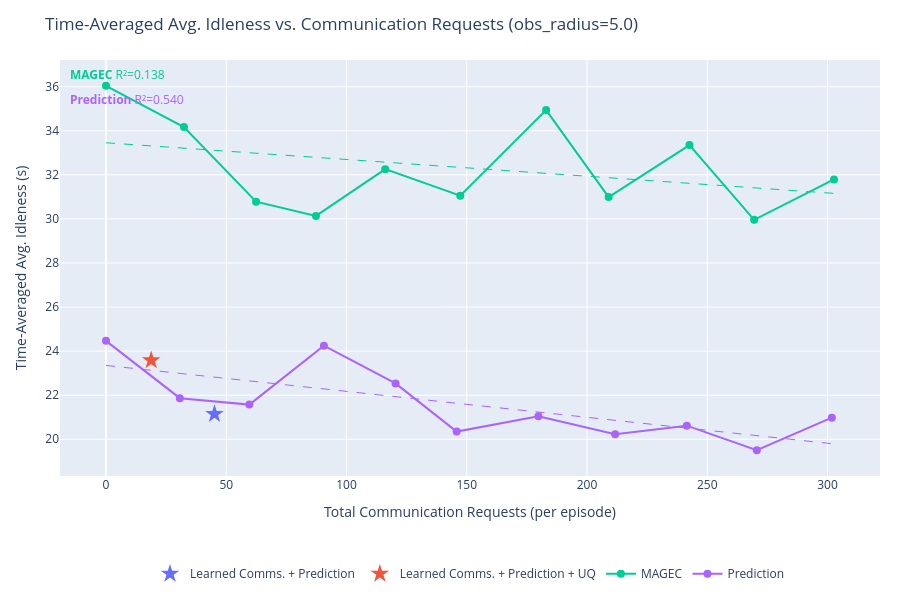
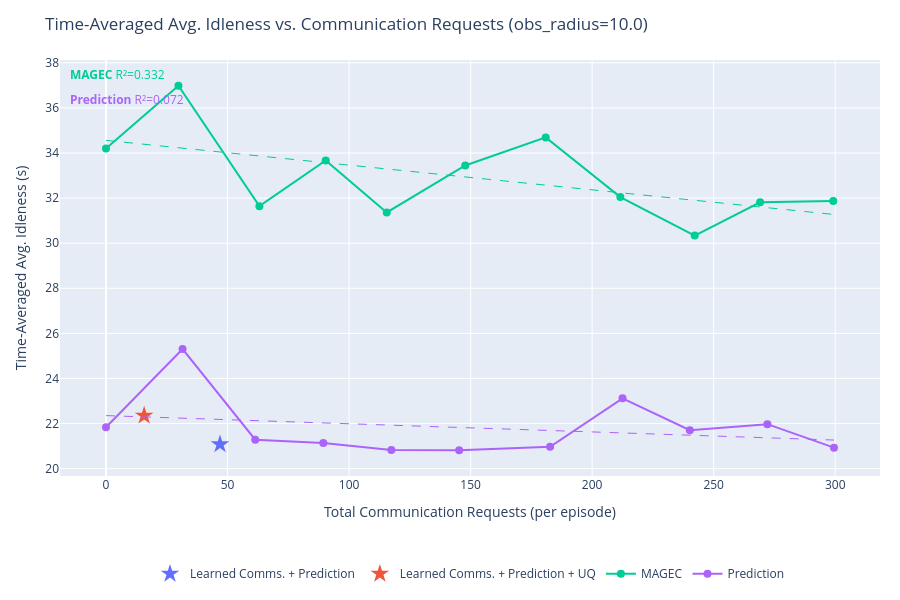
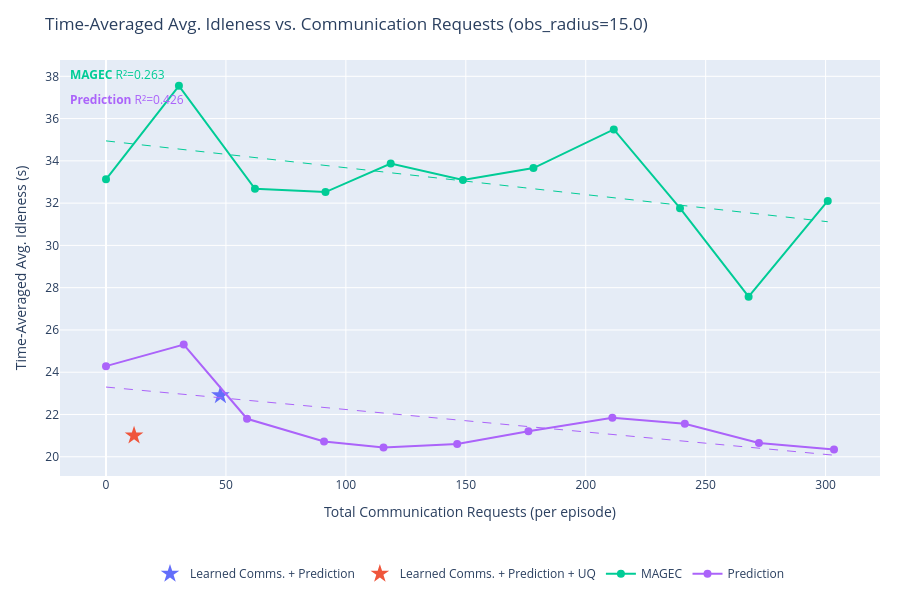
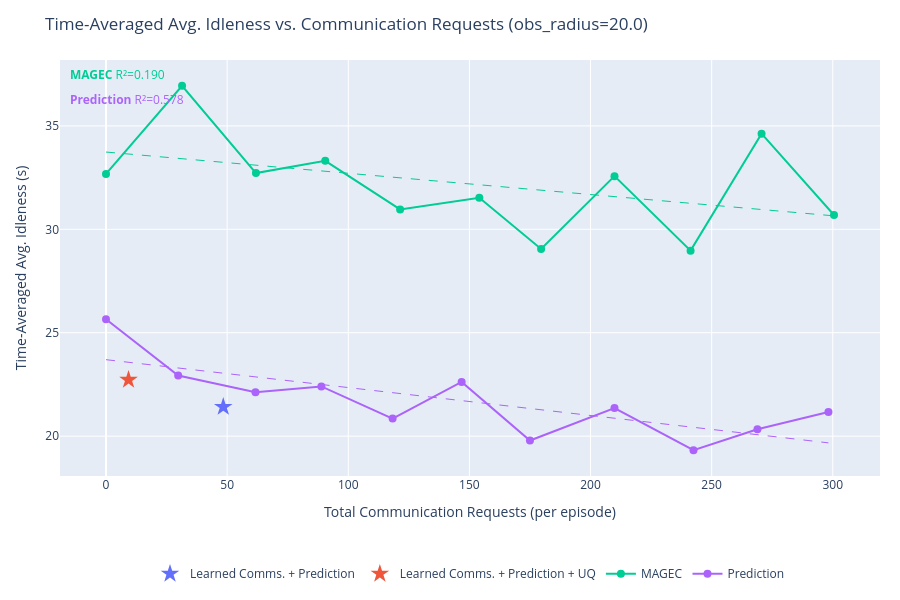

The cell these charts' notebook holds for them, in order:
### Code cell
import plotly.graph_objects as go
import plotly.express as px
import numpy as np

# SERIES_TO_PLOT = {"Learned Comms. + Prediction + UQ", "MAGEC"}
SERIES_TO_PLOT = None # Plot all

series_colors = {s: c for s, c in zip(output, px.colors.qualitative.Plotly)}


def get_requests(data):
    """Total communication requests per episode (mean over episodes)."""
    r = np.array(data['communication']['requests_made'][...])
    return float(np.mean(r.reshape(r.shape[0], -1).sum(axis=1)))


def get_idleness_mean(data):
    """Time-averaged avg. idleness, mean over episodes."""
    return float(np.mean(data['avg_idleness']))


def fit_ols_trendline(xs, ys):
    """
    Fit an OLS linear trendline y = a*x + b.
    Returns (x_smooth, y_smooth, r2).
    """
    xs, ys = np.array(xs, dtype=float), np.array(ys, dtype=float)
    coeffs = np.polyfit(xs, ys, 1)
    x_smooth = np.linspace(xs.min(), xs.max(), 200)
    y_smooth = np.polyval(coeffs, x_smooth)
    y_pred = np.polyval(coeffs, xs)
    ss_res = np.sum((ys - y_pred) ** 2)
    ss_tot = np.sum((ys - ys.mean()) ** 2)
    r2 = 1.0 - ss_res / ss_tot if ss_tot > 0 else float('nan')
    return x_smooth, y_smooth, r2


for obs_radius in obs_radii:
    fig = go.Figure()
    r2_annotations = []

    for series in output:
        if SERIES_TO_PLOT is not None and series not in SERIES_TO_PLOT:
            continue

        color = series_colors.get(series, '#888888')
        all_exps = list(output[series].keys())

        # Swept experiments: encoded as obs_radius_X_comms_Y
        swept_exps = sorted(
            [e for e in all_exps if f"obs_radius_{obs_radius:.1f}_comms_" in e],
            key=lambda e: float(e.split("_comms_")[1])
        )
        # Fixed (learned comms) experiments: encoded as obs_radius_X only
        fixed_exps = [e for e in all_exps if e == f"obs_radius_{obs_radius:.1f}"]

        if swept_exps:
            comms_ps = [float(e.split("_comms_")[1]) for e in swept_exps]
            xs = [get_requests(output[series][e]) for e in swept_exps]
            ys = [get_idleness_mean(output[series][e]) for e in swept_exps]

            fig.add_trace(go.Scatter(
                x=xs,
                y=ys,
                mode='lines+markers',
                name=series,
                line=dict(color=color),
                marker=dict(color=color, size=8),
                legendgroup=series,
                hovertemplate=[
                    f"{series}<br>comms_p={cp:.3f}<br>requests=%{{x:.1f}}<br>idleness=%{{y:.4f}}<extra></extra>"
                    for cp in comms_ps
                ],
            ))

            # OLS trendline
            if len(xs) >= 2:
                x_trend, y_trend, r2 = fit_ols_trendline(xs, ys)
                fig.add_trace(go.Scatter(
                    x=x_trend,
                    y=y_trend,
                    mode='lines',
                    name=f"{series} (fit)",
                    line=dict(color=color, dash='dash', width=1),
                    legendgroup=series,
                    showlegend=False,
                    hoverinfo='skip',
                ))
                r2_annotations.append(
                    dict(
                        text=f"<b>{series}</b> R²={r2:.3f}",
                        xref='paper', yref='paper',
                        x=0.01,
                        y=0.99 - len(r2_annotations) * 0.06,
                        xanchor='left', yanchor='top',
                        showarrow=False,
                        font=dict(color=color, size=12),
                    )
                )

        if fixed_exps:
            xs_f = [get_requests(output[series][e]) for e in fixed_exps]
            ys_f = [get_idleness_mean(output[series][e]) for e in fixed_exps]
            fig.add_trace(go.Scatter(
                x=xs_f,
                y=ys_f,
                mode='markers',
                name=series,
                marker=dict(color=color, size=14, symbol='star'),
                legendgroup=series,
                showlegend=len(swept_exps) == 0,
                hovertemplate=f"{series}<br>requests=%{{x:.1f}}<br>idleness=%{{y:.4f}}<extra></extra>",
            ))

    fig.update_layout(
        title=f"Time-Averaged Avg. Idleness vs. Communication Requests (obs_radius={obs_radius:.1f})",
        xaxis_title="Total Communication Requests (per episode)",
        yaxis_title="Time-Averaged Avg. Idleness (s)",
        height=600,
        hovermode='closest',
        autosize=True,
        margin=dict(l=60, r=20, t=60, b=120),
        legend=dict(orientation='h', yanchor='top', y=-0.2, xanchor='center', x=0.5),
        annotations=r2_annotations,
    )
    fig.show()

### Figure 1 — Plotly figure (JSON) as saved in the notebook; plotly's stock layout.template omitted (floating-point values rounded to 4 significant figures; data arrays with more than 128 entries replaced by an {"elided": "..."} marker saying what was removed)
{"data": [{"hovertemplate": "Learned Comms. + Prediction<br>requests=%{x:.1f}<br>idleness=%{y:.4f}<extra></extra>", "legendgroup": "Learned Comms. + Prediction", "marker": {"color": "#636EFA", "size": 14, "symbol": "star"}, "mode": "markers", "name": "Learned Comms. + Prediction", "showlegend": true, "type": "scatter", "x": [45.1], "y": [21.14]}, {"hovertemplate": "Learned Comms. + Prediction + UQ<br>requests=%{x:.1f}<br>idleness=%{y:.4f}<extra></extra>", "legendgroup": "Learned Comms. + Prediction + UQ", "marker": {"color": "#EF553B", "size": 14, "symbol": "star"}, "mode": "markers", "name": "Learned Comms. + Prediction + UQ", "showlegend": true, "type": "scatter", "x": [18.8], "y": [23.59]}, {"hovertemplate": ["MAGEC<br>comms_p=0.000<br>requests=%{x:.1f}<br>idleness=%{y:.4f}<extra></extra>", "MAGEC<br>comms_p=0.050<br>requests=%{x:.1f}<br>idleness=%{y:.4f}<extra></extra>", "MAGEC<br>comms_p=0.100<br>requests=%{x:.1f}<br>idleness=%{y:.4f}<extra></extra>", "MAGEC<br>comms_p=0.150<br>requests=%{x:.1f}<br>idleness=%{y:.4f}<extra></extra>", "MAGEC<br>comms_p=0.200<br>requests=%{x:.1f}<br>idleness=%{y:.4f}<extra></extra>", "MAGEC<br>comms_p=0.250<br>requests=%{x:.1f}<br>idleness=%{y:.4f}<extra></extra>", "MAGEC<br>comms_p=0.300<br>requests=%{x:.1f}<br>idleness=%{y:.4f}<extra></extra>", "MAGEC<br>comms_p=0.350<br>requests=%{x:.1f}<br>idleness=%{y:.4f}<extra></extra>", "MAGEC<br>comms_p=0.400<br>requests=%{x:.1f}<br>idleness=%{y:.4f}<extra></extra>", "MAGEC<br>comms_p=0.450<br>requests=%{x:.1f}<br>idleness=%{y:.4f}<extra></extra>", "MAGEC<br>comms_p=0.500<br>requests=%{x:.1f}<br>idleness=%{y:.4f}<extra></extra>"], "legendgroup": "MAGEC", "line": {"color": "#00CC96"}, "marker": {"color": "#00CC96", "size": 8}, "mode": "lines+markers", "name": "MAGEC", "type": "scatter", "x": [0, 32.4, 62.4, 87.3, 116.1, 147.3, 183, 209, 242.6, 269.5, 302.7], "y": [36.04, 34.17, 30.78, 30.14, 32.26, 31.05, 34.94, 30.99, 33.35, 29.96, 31.79]}, {"hoverinfo": "skip", "legendgroup": "MAGEC", "line": {"color": "#00CC96", "dash": "dash", "width": 1}, "mode": "lines", "name": "MAGEC (fit)", "showlegend": false, "type": "scatter", "x": {"elided": "200 float values"}, "y": {"elided": "200 float values"}}, {"hovertemplate": ["Prediction<br>comms_p=0.000<br>requests=%{x:.1f}<br>idleness=%{y:.4f}<extra></extra>", "Prediction<br>comms_p=0.050<br>requests=%{x:.1f}<br>idleness=%{y:.4f}<extra></extra>", "Prediction<br>comms_p=0.100<br>requests=%{x:.1f}<br>idleness=%{y:.4f}<extra></extra>", "Prediction<br>comms_p=0.150<br>requests=%{x:.1f}<br>idleness=%{y:.4f}<extra></extra>", "Prediction<br>comms_p=0.200<br>requests=%{x:.1f}<br>idleness=%{y:.4f}<extra></extra>", "Prediction<br>comms_p=0.250<br>requests=%{x:.1f}<br>idleness=%{y:.4f}<extra></extra>", "Prediction<br>comms_p=0.300<br>requests=%{x:.1f}<br>idleness=%{y:.4f}<extra></extra>", "Prediction<br>comms_p=0.350<br>requests=%{x:.1f}<br>idleness=%{y:.4f}<extra></extra>", "Prediction<br>comms_p=0.400<br>requests=%{x:.1f}<br>idleness=%{y:.4f}<extra></extra>", "Prediction<br>comms_p=0.450<br>requests=%{x:.1f}<br>idleness=%{y:.4f}<extra></extra>", "Prediction<br>comms_p=0.500<br>requests=%{x:.1f}<br>idleness=%{y:.4f}<extra></extra>"], "legendgroup": "Prediction", "line": {"color": "#AB63FA"}, "marker": {"color": "#AB63FA", "size": 8}, "mode": "lines+markers", "name": "Prediction", "type": "scatter", "x": [0, 30.7, 59.6, 90.6, 120.4, 145.8, 179.8, 211.7, 241.5, 270.6, 301.8], "y": [24.47, 21.87, 21.57, 24.25, 22.54, 20.35, 21.05, 20.23, 20.62, 19.5, 20.98]}, {"hoverinfo": "skip", "legendgroup": "Prediction", "line": {"color": "#AB63FA", "dash": "dash", "width": 1}, "mode": "lines", "name": "Prediction (fit)", "showlegend": false, "type": "scatter", "x": {"elided": "200 float values"}, "y": {"elided": "200 float values"}}], "layout": {"annotations": [{"font": {"color": "#00CC96", "size": 12}, "showarrow": false, "text": "<b>MAGEC</b> R²=0.138", "x": 0.01, "xanchor": "left", "xref": "paper", "y": 0.99, "yanchor": "top", "yref": "paper"}, {"font": {"color": "#AB63FA", "size": 12}, "showarrow": false, "text": "<b>Prediction</b> R²=0.540", "x": 0.01, "xanchor": "left", "xref": "paper", "y": 0.93, "yanchor": "top", "yref": "paper"}], "autosize": true, "height": 600, "hovermode": "closest", "legend": {"orientation": "h", "x": 0.5, "xanchor": "center", "y": -0.2, "yanchor": "top"}, "margin": {"b": 120, "l": 60, "r": 20, "t": 60}, "title": {"text": "Time-Averaged Avg. Idleness vs. Communication Requests (obs_radius=5.0)"}, "xaxis": {"title": {"text": "Total Communication Requests (per episode)"}}, "yaxis": {"title": {"text": "Time-Averaged Avg. Idleness (s)"}}}}

### Figure 2 — Plotly figure (JSON) as saved in the notebook; plotly's stock layout.template omitted (floating-point values rounded to 4 significant figures; data arrays with more than 128 entries replaced by an {"elided": "..."} marker saying what was removed)
{"data": [{"hovertemplate": "Learned Comms. + Prediction<br>requests=%{x:.1f}<br>idleness=%{y:.4f}<extra></extra>", "legendgroup": "Learned Comms. + Prediction", "marker": {"color": "#636EFA", "size": 14, "symbol": "star"}, "mode": "markers", "name": "Learned Comms. + Prediction", "showlegend": true, "type": "scatter", "x": [46.9], "y": [21.08]}, {"hovertemplate": "Learned Comms. + Prediction + UQ<br>requests=%{x:.1f}<br>idleness=%{y:.4f}<extra></extra>", "legendgroup": "Learned Comms. + Prediction + UQ", "marker": {"color": "#EF553B", "size": 14, "symbol": "star"}, "mode": "markers", "name": "Learned Comms. + Prediction + UQ", "showlegend": true, "type": "scatter", "x": [15.7], "y": [22.35]}, {"hovertemplate": ["MAGEC<br>comms_p=0.000<br>requests=%{x:.1f}<br>idleness=%{y:.4f}<extra></extra>", "MAGEC<br>comms_p=0.050<br>requests=%{x:.1f}<br>idleness=%{y:.4f}<extra></extra>", "MAGEC<br>comms_p=0.100<br>requests=%{x:.1f}<br>idleness=%{y:.4f}<extra></extra>", "MAGEC<br>comms_p=0.150<br>requests=%{x:.1f}<br>idleness=%{y:.4f}<extra></extra>", "MAGEC<br>comms_p=0.200<br>requests=%{x:.1f}<br>idleness=%{y:.4f}<extra></extra>", "MAGEC<br>comms_p=0.250<br>requests=%{x:.1f}<br>idleness=%{y:.4f}<extra></extra>", "MAGEC<br>comms_p=0.300<br>requests=%{x:.1f}<br>idleness=%{y:.4f}<extra></extra>", "MAGEC<br>comms_p=0.350<br>requests=%{x:.1f}<br>idleness=%{y:.4f}<extra></extra>", "MAGEC<br>comms_p=0.400<br>requests=%{x:.1f}<br>idleness=%{y:.4f}<extra></extra>", "MAGEC<br>comms_p=0.450<br>requests=%{x:.1f}<br>idleness=%{y:.4f}<extra></extra>", "MAGEC<br>comms_p=0.500<br>requests=%{x:.1f}<br>idleness=%{y:.4f}<extra></extra>"], "legendgroup": "MAGEC", "line": {"color": "#00CC96"}, "marker": {"color": "#00CC96", "size": 8}, "mode": "lines+markers", "name": "MAGEC", "type": "scatter", "x": [0, 29.8, 63.1, 90.4, 115.5, 147.8, 180.9, 211.6, 242.2, 269.1, 299.2], "y": [34.2, 36.98, 31.64, 33.67, 31.37, 33.45, 34.69, 32.05, 30.34, 31.82, 31.87]}, {"hoverinfo": "skip", "legendgroup": "MAGEC", "line": {"color": "#00CC96", "dash": "dash", "width": 1}, "mode": "lines", "name": "MAGEC (fit)", "showlegend": false, "type": "scatter", "x": {"elided": "200 float values"}, "y": {"elided": "200 float values"}}, {"hovertemplate": ["Prediction<br>comms_p=0.000<br>requests=%{x:.1f}<br>idleness=%{y:.4f}<extra></extra>", "Prediction<br>comms_p=0.050<br>requests=%{x:.1f}<br>idleness=%{y:.4f}<extra></extra>", "Prediction<br>comms_p=0.100<br>requests=%{x:.1f}<br>idleness=%{y:.4f}<extra></extra>", "Prediction<br>comms_p=0.150<br>requests=%{x:.1f}<br>idleness=%{y:.4f}<extra></extra>", "Prediction<br>comms_p=0.200<br>requests=%{x:.1f}<br>idleness=%{y:.4f}<extra></extra>", "Prediction<br>comms_p=0.250<br>requests=%{x:.1f}<br>idleness=%{y:.4f}<extra></extra>", "Prediction<br>comms_p=0.300<br>requests=%{x:.1f}<br>idleness=%{y:.4f}<extra></extra>", "Prediction<br>comms_p=0.350<br>requests=%{x:.1f}<br>idleness=%{y:.4f}<extra></extra>", "Prediction<br>comms_p=0.400<br>requests=%{x:.1f}<br>idleness=%{y:.4f}<extra></extra>", "Prediction<br>comms_p=0.450<br>requests=%{x:.1f}<br>idleness=%{y:.4f}<extra></extra>", "Prediction<br>comms_p=0.500<br>requests=%{x:.1f}<br>idleness=%{y:.4f}<extra></extra>"], "legendgroup": "Prediction", "line": {"color": "#AB63FA"}, "marker": {"color": "#AB63FA", "size": 8}, "mode": "lines+markers", "name": "Prediction", "type": "scatter", "x": [0, 31.5, 61.4, 89.4, 117.4, 145.3, 182.7, 212.5, 240.2, 272.1, 299.5], "y": [21.84, 25.31, 21.28, 21.14, 20.82, 20.82, 20.97, 23.12, 21.71, 21.97, 20.93]}, {"hoverinfo": "skip", "legendgroup": "Prediction", "line": {"color": "#AB63FA", "dash": "dash", "width": 1}, "mode": "lines", "name": "Prediction (fit)", "showlegend": false, "type": "scatter", "x": {"elided": "200 float values"}, "y": {"elided": "200 float values"}}], "layout": {"annotations": [{"font": {"color": "#00CC96", "size": 12}, "showarrow": false, "text": "<b>MAGEC</b> R²=0.332", "x": 0.01, "xanchor": "left", "xref": "paper", "y": 0.99, "yanchor": "top", "yref": "paper"}, {"font": {"color": "#AB63FA", "size": 12}, "showarrow": false, "text": "<b>Prediction</b> R²=0.072", "x": 0.01, "xanchor": "left", "xref": "paper", "y": 0.93, "yanchor": "top", "yref": "paper"}], "autosize": true, "height": 600, "hovermode": "closest", "legend": {"orientation": "h", "x": 0.5, "xanchor": "center", "y": -0.2, "yanchor": "top"}, "margin": {"b": 120, "l": 60, "r": 20, "t": 60}, "title": {"text": "Time-Averaged Avg. Idleness vs. Communication Requests (obs_radius=10.0)"}, "xaxis": {"title": {"text": "Total Communication Requests (per episode)"}}, "yaxis": {"title": {"text": "Time-Averaged Avg. Idleness (s)"}}}}

### Figure 3 — Plotly figure (JSON) as saved in the notebook; plotly's stock layout.template omitted (floating-point values rounded to 4 significant figures; data arrays with more than 128 entries replaced by an {"elided": "..."} marker saying what was removed)
{"data": [{"hovertemplate": "Learned Comms. + Prediction<br>requests=%{x:.1f}<br>idleness=%{y:.4f}<extra></extra>", "legendgroup": "Learned Comms. + Prediction", "marker": {"color": "#636EFA", "size": 14, "symbol": "star"}, "mode": "markers", "name": "Learned Comms. + Prediction", "showlegend": true, "type": "scatter", "x": [47.7], "y": [22.91]}, {"hovertemplate": "Learned Comms. + Prediction + UQ<br>requests=%{x:.1f}<br>idleness=%{y:.4f}<extra></extra>", "legendgroup": "Learned Comms. + Prediction + UQ", "marker": {"color": "#EF553B", "size": 14, "symbol": "star"}, "mode": "markers", "name": "Learned Comms. + Prediction + UQ", "showlegend": true, "type": "scatter", "x": [11.7], "y": [21.01]}, {"hovertemplate": ["MAGEC<br>comms_p=0.000<br>requests=%{x:.1f}<br>idleness=%{y:.4f}<extra></extra>", "MAGEC<br>comms_p=0.050<br>requests=%{x:.1f}<br>idleness=%{y:.4f}<extra></extra>", "MAGEC<br>comms_p=0.100<br>requests=%{x:.1f}<br>idleness=%{y:.4f}<extra></extra>", "MAGEC<br>comms_p=0.150<br>requests=%{x:.1f}<br>idleness=%{y:.4f}<extra></extra>", "MAGEC<br>comms_p=0.200<br>requests=%{x:.1f}<br>idleness=%{y:.4f}<extra></extra>", "MAGEC<br>comms_p=0.250<br>requests=%{x:.1f}<br>idleness=%{y:.4f}<extra></extra>", "MAGEC<br>comms_p=0.300<br>requests=%{x:.1f}<br>idleness=%{y:.4f}<extra></extra>", "MAGEC<br>comms_p=0.350<br>requests=%{x:.1f}<br>idleness=%{y:.4f}<extra></extra>", "MAGEC<br>comms_p=0.400<br>requests=%{x:.1f}<br>idleness=%{y:.4f}<extra></extra>", "MAGEC<br>comms_p=0.450<br>requests=%{x:.1f}<br>idleness=%{y:.4f}<extra></extra>", "MAGEC<br>comms_p=0.500<br>requests=%{x:.1f}<br>idleness=%{y:.4f}<extra></extra>"], "legendgroup": "MAGEC", "line": {"color": "#00CC96"}, "marker": {"color": "#00CC96", "size": 8}, "mode": "lines+markers", "name": "MAGEC", "type": "scatter", "x": [0, 30.4, 62.1, 91.5, 118.7, 148.8, 178.2, 211.7, 239.3, 267.9, 300.9], "y": [33.13, 37.55, 32.68, 32.52, 33.87, 33.09, 33.66, 35.49, 31.76, 27.57, 32.1]}, {"hoverinfo": "skip", "legendgroup": "MAGEC", "line": {"color": "#00CC96", "dash": "dash", "width": 1}, "mode": "lines", "name": "MAGEC (fit)", "showlegend": false, "type": "scatter", "x": {"elided": "200 float values"}, "y": {"elided": "200 float values"}}, {"hovertemplate": ["Prediction<br>comms_p=0.000<br>requests=%{x:.1f}<br>idleness=%{y:.4f}<extra></extra>", "Prediction<br>comms_p=0.050<br>requests=%{x:.1f}<br>idleness=%{y:.4f}<extra></extra>", "Prediction<br>comms_p=0.100<br>requests=%{x:.1f}<br>idleness=%{y:.4f}<extra></extra>", "Prediction<br>comms_p=0.150<br>requests=%{x:.1f}<br>idleness=%{y:.4f}<extra></extra>", "Prediction<br>comms_p=0.200<br>requests=%{x:.1f}<br>idleness=%{y:.4f}<extra></extra>", "Prediction<br>comms_p=0.250<br>requests=%{x:.1f}<br>idleness=%{y:.4f}<extra></extra>", "Prediction<br>comms_p=0.300<br>requests=%{x:.1f}<br>idleness=%{y:.4f}<extra></extra>", "Prediction<br>comms_p=0.350<br>requests=%{x:.1f}<br>idleness=%{y:.4f}<extra></extra>", "Prediction<br>comms_p=0.400<br>requests=%{x:.1f}<br>idleness=%{y:.4f}<extra></extra>", "Prediction<br>comms_p=0.450<br>requests=%{x:.1f}<br>idleness=%{y:.4f}<extra></extra>", "Prediction<br>comms_p=0.500<br>requests=%{x:.1f}<br>idleness=%{y:.4f}<extra></extra>"], "legendgroup": "Prediction", "line": {"color": "#AB63FA"}, "marker": {"color": "#AB63FA", "size": 8}, "mode": "lines+markers", "name": "Prediction", "type": "scatter", "x": [0, 32.4, 58.8, 90.9, 115.7, 146.4, 176.1, 211.1, 241.3, 272.2, 303.5], "y": [24.29, 25.31, 21.8, 20.72, 20.44, 20.6, 21.21, 21.84, 21.56, 20.66, 20.35]}, {"hoverinfo": "skip", "legendgroup": "Prediction", "line": {"color": "#AB63FA", "dash": "dash", "width": 1}, "mode": "lines", "name": "Prediction (fit)", "showlegend": false, "type": "scatter", "x": {"elided": "200 float values"}, "y": {"elided": "200 float values"}}], "layout": {"annotations": [{"font": {"color": "#00CC96", "size": 12}, "showarrow": false, "text": "<b>MAGEC</b> R²=0.263", "x": 0.01, "xanchor": "left", "xref": "paper", "y": 0.99, "yanchor": "top", "yref": "paper"}, {"font": {"color": "#AB63FA", "size": 12}, "showarrow": false, "text": "<b>Prediction</b> R²=0.426", "x": 0.01, "xanchor": "left", "xref": "paper", "y": 0.93, "yanchor": "top", "yref": "paper"}], "autosize": true, "height": 600, "hovermode": "closest", "legend": {"orientation": "h", "x": 0.5, "xanchor": "center", "y": -0.2, "yanchor": "top"}, "margin": {"b": 120, "l": 60, "r": 20, "t": 60}, "title": {"text": "Time-Averaged Avg. Idleness vs. Communication Requests (obs_radius=15.0)"}, "xaxis": {"title": {"text": "Total Communication Requests (per episode)"}}, "yaxis": {"title": {"text": "Time-Averaged Avg. Idleness (s)"}}}}

### Figure 4 — Plotly figure (JSON) as saved in the notebook; plotly's stock layout.template omitted (floating-point values rounded to 4 significant figures; data arrays with more than 128 entries replaced by an {"elided": "..."} marker saying what was removed)
{"data": [{"hovertemplate": "Learned Comms. + Prediction<br>requests=%{x:.1f}<br>idleness=%{y:.4f}<extra></extra>", "legendgroup": "Learned Comms. + Prediction", "marker": {"color": "#636EFA", "size": 14, "symbol": "star"}, "mode": "markers", "name": "Learned Comms. + Prediction", "showlegend": true, "type": "scatter", "x": [48.4], "y": [21.41]}, {"hovertemplate": "Learned Comms. + Prediction + UQ<br>requests=%{x:.1f}<br>idleness=%{y:.4f}<extra></extra>", "legendgroup": "Learned Comms. + Prediction + UQ", "marker": {"color": "#EF553B", "size": 14, "symbol": "star"}, "mode": "markers", "name": "Learned Comms. + Prediction + UQ", "showlegend": true, "type": "scatter", "x": [9.3], "y": [22.72]}, {"hovertemplate": ["MAGEC<br>comms_p=0.000<br>requests=%{x:.1f}<br>idleness=%{y:.4f}<extra></extra>", "MAGEC<br>comms_p=0.050<br>requests=%{x:.1f}<br>idleness=%{y:.4f}<extra></extra>", "MAGEC<br>comms_p=0.100<br>requests=%{x:.1f}<br>idleness=%{y:.4f}<extra></extra>", "MAGEC<br>comms_p=0.150<br>requests=%{x:.1f}<br>idleness=%{y:.4f}<extra></extra>", "MAGEC<br>comms_p=0.200<br>requests=%{x:.1f}<br>idleness=%{y:.4f}<extra></extra>", "MAGEC<br>comms_p=0.250<br>requests=%{x:.1f}<br>idleness=%{y:.4f}<extra></extra>", "MAGEC<br>comms_p=0.300<br>requests=%{x:.1f}<br>idleness=%{y:.4f}<extra></extra>", "MAGEC<br>comms_p=0.350<br>requests=%{x:.1f}<br>idleness=%{y:.4f}<extra></extra>", "MAGEC<br>comms_p=0.400<br>requests=%{x:.1f}<br>idleness=%{y:.4f}<extra></extra>", "MAGEC<br>comms_p=0.450<br>requests=%{x:.1f}<br>idleness=%{y:.4f}<extra></extra>", "MAGEC<br>comms_p=0.500<br>requests=%{x:.1f}<br>idleness=%{y:.4f}<extra></extra>"], "legendgroup": "MAGEC", "line": {"color": "#00CC96"}, "marker": {"color": "#00CC96", "size": 8}, "mode": "lines+markers", "name": "MAGEC", "type": "scatter", "x": [0, 31.4, 61.9, 90.5, 121.4, 154.1, 179.6, 209.9, 241.3, 270.6, 300.5], "y": [32.68, 36.94, 32.72, 33.31, 30.96, 31.52, 29.05, 32.57, 28.97, 34.62, 30.69]}, {"hoverinfo": "skip", "legendgroup": "MAGEC", "line": {"color": "#00CC96", "dash": "dash", "width": 1}, "mode": "lines", "name": "MAGEC (fit)", "showlegend": false, "type": "scatter", "x": {"elided": "200 float values"}, "y": {"elided": "200 float values"}}, {"hovertemplate": ["Prediction<br>comms_p=0.000<br>requests=%{x:.1f}<br>idleness=%{y:.4f}<extra></extra>", "Prediction<br>comms_p=0.050<br>requests=%{x:.1f}<br>idleness=%{y:.4f}<extra></extra>", "Prediction<br>comms_p=0.100<br>requests=%{x:.1f}<br>idleness=%{y:.4f}<extra></extra>", "Prediction<br>comms_p=0.150<br>requests=%{x:.1f}<br>idleness=%{y:.4f}<extra></extra>", "Prediction<br>comms_p=0.200<br>requests=%{x:.1f}<br>idleness=%{y:.4f}<extra></extra>", "Prediction<br>comms_p=0.250<br>requests=%{x:.1f}<br>idleness=%{y:.4f}<extra></extra>", "Prediction<br>comms_p=0.300<br>requests=%{x:.1f}<br>idleness=%{y:.4f}<extra></extra>", "Prediction<br>comms_p=0.350<br>requests=%{x:.1f}<br>idleness=%{y:.4f}<extra></extra>", "Prediction<br>comms_p=0.400<br>requests=%{x:.1f}<br>idleness=%{y:.4f}<extra></extra>", "Prediction<br>comms_p=0.450<br>requests=%{x:.1f}<br>idleness=%{y:.4f}<extra></extra>", "Prediction<br>comms_p=0.500<br>requests=%{x:.1f}<br>idleness=%{y:.4f}<extra></extra>"], "legendgroup": "Prediction", "line": {"color": "#AB63FA"}, "marker": {"color": "#AB63FA", "size": 8}, "mode": "lines+markers", "name": "Prediction", "type": "scatter", "x": [0, 29.8, 61.7, 88.9, 118.3, 146.8, 175, 209.9, 242.5, 268.9, 298.2], "y": [25.65, 22.93, 22.12, 22.4, 20.85, 22.62, 19.79, 21.36, 19.32, 20.34, 21.17]}, {"hoverinfo": "skip", "legendgroup": "Prediction", "line": {"color": "#AB63FA", "dash": "dash", "width": 1}, "mode": "lines", "name": "Prediction (fit)", "showlegend": false, "type": "scatter", "x": {"elided": "200 float values"}, "y": {"elided": "200 float values"}}], "layout": {"annotations": [{"font": {"color": "#00CC96", "size": 12}, "showarrow": false, "text": "<b>MAGEC</b> R²=0.190", "x": 0.01, "xanchor": "left", "xref": "paper", "y": 0.99, "yanchor": "top", "yref": "paper"}, {"font": {"color": "#AB63FA", "size": 12}, "showarrow": false, "text": "<b>Prediction</b> R²=0.578", "x": 0.01, "xanchor": "left", "xref": "paper", "y": 0.93, "yanchor": "top", "yref": "paper"}], "autosize": true, "height": 600, "hovermode": "closest", "legend": {"orientation": "h", "x": 0.5, "xanchor": "center", "y": -0.2, "yanchor": "top"}, "margin": {"b": 120, "l": 60, "r": 20, "t": 60}, "title": {"text": "Time-Averaged Avg. Idleness vs. Communication Requests (obs_radius=20.0)"}, "xaxis": {"title": {"text": "Total Communication Requests (per episode)"}}, "yaxis": {"title": {"text": "Time-Averaged Avg. Idleness (s)"}}}}
